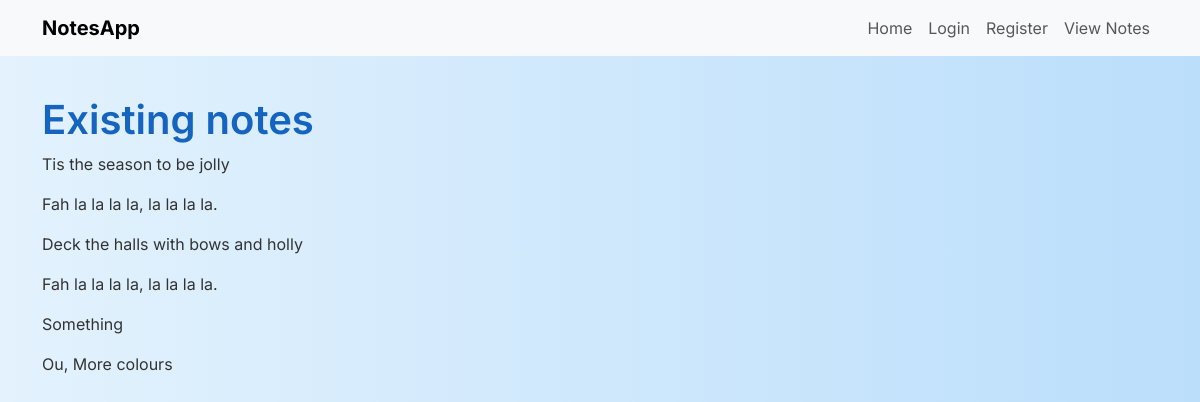
Page /notes (signed in) on the earlier database version.
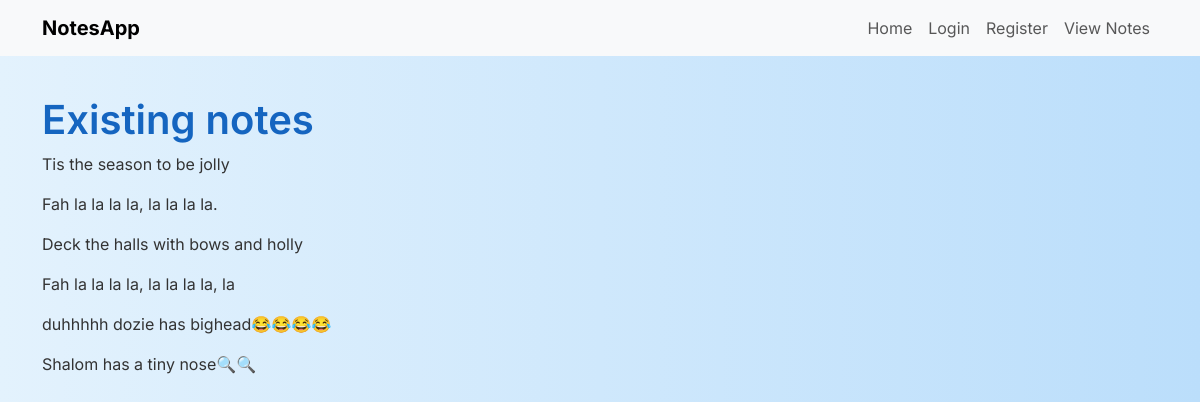
Same page on the later database version.
### app.py (models this page shows, shortened)
class Notes(db.Model):
    id = db.Column(db.Integer, primary_key=True)
    note = db.Column(db.String(1000), nullable = False)
    user_id = db.Column(db.Integer, db.ForeignKey("users.id"), nullable = False )

### app.py (the view)
@app.route("/notes")
@login_required
def viewnotes():
    notes = Notes.query.filter_by(user_id = current_user.id).all()
    return (render_template('notes.html', notes = notes))

### app.py (called while the page is built)
@login_manager.user_loader
def load_user(user_id):
    return Users.query.get(int(user_id))

### templates/notes.html
{% extends "base.html"%} {%block content%}
<h1>Existing notes</h1>
{%if notes%} {%for item in notes%}
<p>{{item.note}}</p>
{%endfor%} {%else%}
<p>No notes found.</p>
{%endif%} {%endblock%}

### templates/base.html (shortened to what this page needs)
<!DOCTYPE html>
<html lang="en">
  <head>
    <link
      href="https://cdn.jsdelivr.net/npm/bootstrap@5.3.6/dist/css/bootstrap.min.css"
      rel="stylesheet"
    />
    <link
      rel="stylesheet"
      href="{{ url_for('static', filename='base.css') }}"
    />
  </head>
  <body>
    <nav class="navbar navbar-expand-lg bg-light">
      <div class="container">
        <a class="navbar-brand" href="/user">NotesApp</a>
        <div class="collapse navbar-collapse" id="navbarNav">
          <ul class="navbar-nav ms-auto">
            <li class="nav-item">
              <a class="nav-link" href="/user">Home</a>
            </li>
            <li class="nav-item">
              <a class="nav-link" href="/login">Login</a>
            </li>
            <li class="nav-item">
              <a class="nav-link" href="/register">Register</a>
            </li>
            <li class="nav-item">
              <a class="nav-link" href="/notes">View Notes</a>
            </li>
          </ul>
        </div>
      </div>
    </nav>
    <div class="container content-area">
       {% block content %}{% endblock %}
    </div>
  </body>
</html>

### static/base.css (style rules this page uses)
* { margin: 0; padding: 0; box-sizing: border-box; }
body { font-family: "Quicksand", sans-serif; background: linear-gradient(to right, #e3f2fd, #bbdefb); color: #333; min-height: 100vh; padding-bottom: 4rem; }
h1, h2, h3, h4 { color: #1565c0; font-weight: 600; }

### templates/base.html (style rules this page uses)
body { font-family: "Inter", sans-serif; background-color: #f8f9fa; }
.navbar-brand { font-weight: bold; }
.content-area { margin-top: 40px; }

Differences in the rows shown:
removed Notes: note "Something"
removed Notes: note "Ou, More colours"
changed Notes: note "Fah la la la la, la la la la." → "Fah la la la la, la la la la, la"
added Notes: note "duhhhhh dozie has bighead😂😂😂😂"
added Notes: note "Shalom has a tiny nose🔍🔍"
